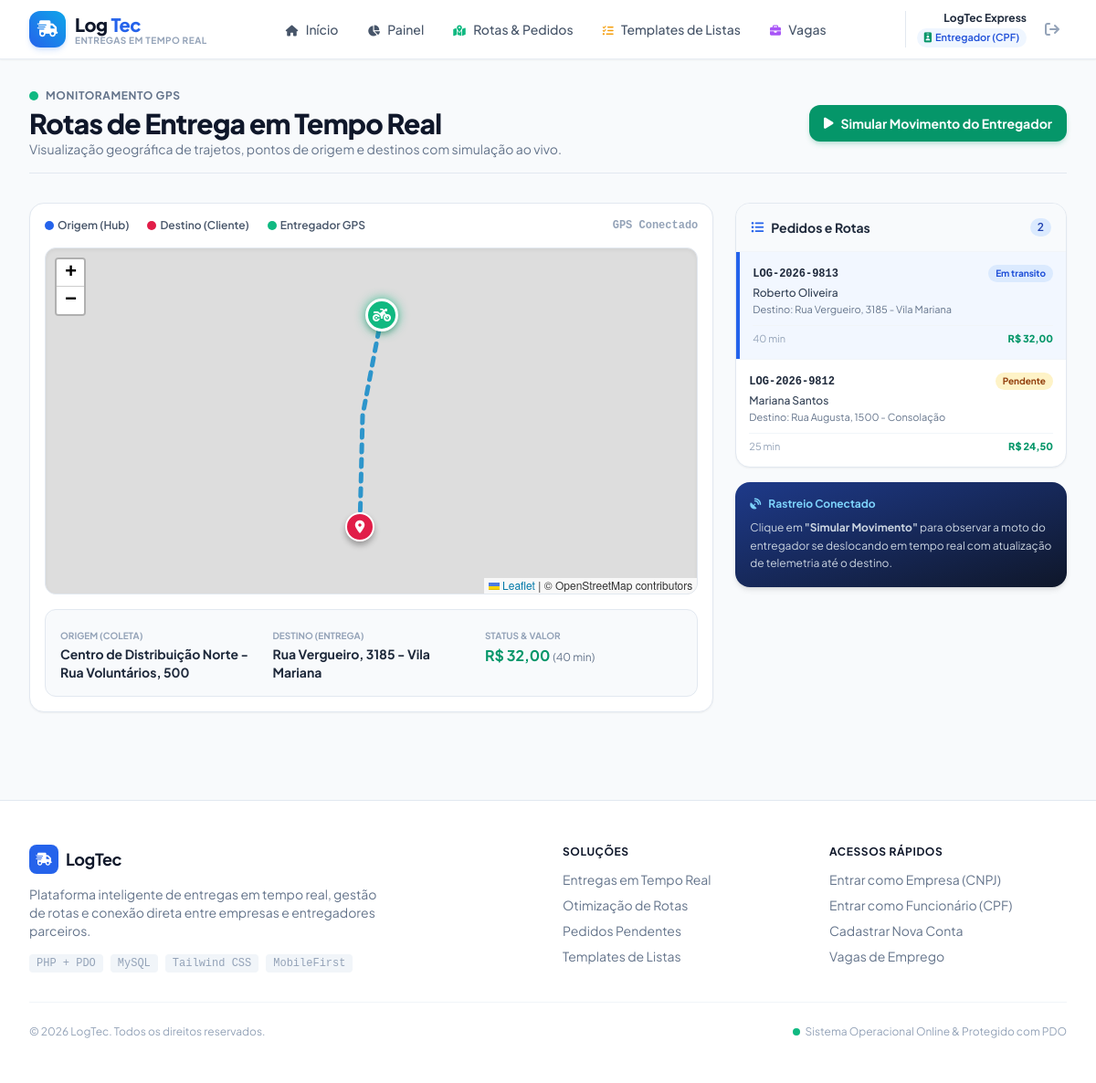
The app's page /rotas.php (signed in) with its own data.
### tables this page shows
CREATE TABLE IF NOT EXISTS `pedidos` (
    `id` INT AUTO_INCREMENT PRIMARY KEY,
    `empresa_id` INT NOT NULL,
    `usuario_id` INT DEFAULT NULL,
    `codigo_rastreio` VARCHAR(20) NOT NULL UNIQUE,
    `cliente_nome` VARCHAR(150) NOT NULL,
    `cliente_telefone` VARCHAR(20) NOT NULL,
    `origem_endereco` VARCHAR(255) NOT NULL,
    `origem_lat` DECIMAL(10, 8) DEFAULT -23.550520,
    `origem_lng` DECIMAL(11, 8) DEFAULT -46.633308,
    `destino_endereco` VARCHAR(255) NOT NULL,
    `destino_lat` DECIMAL(10, 8) DEFAULT -23.561414,
    `destino_lng` DECIMAL(11, 8) DEFAULT -46.655881,
    `descricao_itens` TEXT NOT NULL,
    `valor_frete` DECIMAL(10, 2) NOT NULL DEFAULT 18.50,
    `prazo_estimado` VARCHAR(50) DEFAULT '35 min',
    `status` ENUM('pendente', 'em_transito', 'entregue', 'cancelado') DEFAULT 'pendente',
    `criado_em` TIMESTAMP DEFAULT CURRENT_TIMESTAMP,
    `atualizado_em` TIMESTAMP DEFAULT CURRENT_TIMESTAMP ON UPDATE CURRENT_TIMESTAMP,
    CONSTRAINT `fk_pedidos_empresa` FOREIGN KEY (`empresa_id`) REFERENCES `empresas`(`id`) ON DELETE CASCADE,
    CONSTRAINT `fk_pedidos_usuario` FOREIGN KEY (`usuario_id`) REFERENCES `usuarios`(`id`) ON DELETE SET NULL
);

### bd.php (called while the page is built, shortened)
<?php
function getDB() {
    static $pdo = null;
    if ($pdo === null) {
        $dsn = "mysql:host=" . DB_HOST . ";port=" . DB_PORT . ";dbname=" . DB_NAME . ";charset=utf8mb4";
        $options = [
            PDO::ATTR_ERRMODE            => PDO::ERRMODE_EXCEPTION,
            PDO::ATTR_DEFAULT_FETCH_MODE => PDO::FETCH_ASSOC,
            PDO::ATTR_EMULATE_PREPARES   => false,
            PDO::MYSQL_ATTR_INIT_COMMAND => "SET NAMES utf8mb4"
        ];
        try {
            $pdo = new PDO($dsn, DB_USER, DB_PASS, $options);
        } catch (PDOException $e) {
            $sqlitePath = __DIR__ . '/logtec.sqlite';
            $isNewDb = !file_exists($sqlitePath);
            $pdo = new PDO("sqlite:" . $sqlitePath, null, null, [
                PDO::ATTR_ERRMODE            => PDO::ERRMODE_EXCEPTION,
                PDO::ATTR_DEFAULT_FETCH_MODE => PDO::FETCH_ASSOC,
            ]);
            if ($isNewDb) {
                inicializarBancoSQLite($pdo);
            }
        }
    }
    return $pdo;
}
function dbQuery($sql, $params = []) {
    $pdo = getDB();
    $stmt = $pdo->prepare($sql);
    $stmt->execute($params);
    return $stmt;
}
function dbFetchAll($sql, $params = []) {
    return dbQuery($sql, $params)->fetchAll();
}
function dbFetchOne($sql, $params = []) {
    return dbQuery($sql, $params)->fetch();
}

### rotas.php (the view, shortened to what this page needs)
<?php
require_once __DIR__ . '/includes/header.php';
require_once __DIR__ . '/bd.php';
$pedidoIdFoco = intval($_GET['pedido'] ?? 0);
if ($pedidoIdFoco > 0) {
    $pedidoAtivo = dbFetchOne("SELECT p.*, e.nome_fantasia as empresa_nome, u.nome as entregador_nome
                               FROM pedidos p
                               LEFT JOIN empresas e ON p.empresa_id = e.id
                               LEFT JOIN usuarios u ON p.usuario_id = u.id
                               WHERE p.id = ?", [$pedidoIdFoco]);
} else {
    $pedidoAtivo = dbFetchOne("SELECT p.*, e.nome_fantasia as empresa_nome, u.nome as entregador_nome
                               FROM pedidos p
                               LEFT JOIN empresas e ON p.empresa_id = e.id
                               LEFT JOIN usuarios u ON p.usuario_id = u.id
                               WHERE p.status IN ('em_transito', 'pendente')
                               ORDER BY p.id DESC LIMIT 1");
}
$todosPedidos = dbFetchAll("SELECT p.*, e.nome_fantasia as empresa_nome
                            FROM pedidos p
                            LEFT JOIN empresas e ON p.empresa_id = e.id
                            ORDER BY p.id DESC LIMIT 15");
?>
<div class="max-w-7xl mx-auto px-4 sm:px-6 lg:px-8 py-8 space-y-8">
    <div class="flex flex-col sm:flex-row sm:items-center justify-between gap-4 pb-4 border-b border-slate-200">
        <div>
            <div class="flex items-center gap-2">
                <span class="pulse-indicator"></span>
                <span class="text-xs uppercase tracking-wider font-bold text-slate-500">Monitoramento GPS</span>
            </div>
            <h1 class="text-2xl sm:text-3xl font-extrabold text-slate-900 tracking-tight mt-1">
                Rotas de Entrega em Tempo Real
            </h1>
            <p class="text-sm text-slate-500">Visualização geográfica de trajetos, pontos de origem e destinos com simulação ao vivo.</p>
        </div>
        <div class="flex items-center gap-3">
            <button id="btn-simular-movimento" type="button" class="px-4 py-2.5 rounded-xl bg-emerald-600 hover:bg-emerald-700 text-white font-bold text-xs sm:text-sm shadow-md shadow-emerald-600/20 transition flex items-center gap-2">
                <i class="fa-solid fa-play"></i>
                <span>Simular Movimento do Entregador</span>
            </button>
        </div>
    </div>
    <div class="grid grid-cols-1 lg:grid-cols-12 gap-6 items-start">
        <div class="lg:col-span-8 bg-white rounded-2xl border border-slate-200 shadow-sm p-4 space-y-4">
            <div class="flex items-center justify-between">
                <div class="flex items-center gap-2 text-xs font-semibold text-slate-600">
                    <span class="inline-flex items-center gap-1"><span class="w-2.5 h-2.5 rounded-full bg-blue-600"></span> Origem (Hub)</span>
                    <span class="inline-flex items-center gap-1 ml-3"><span class="w-2.5 h-2.5 rounded-full bg-rose-600"></span> Destino (Cliente)</span>
                    <span class="inline-flex items-center gap-1 ml-3"><span class="w-2.5 h-2.5 rounded-full bg-emerald-500"></span> Entregador GPS</span>
                </div>
                <div id="status-simulacao" class="text-xs font-mono font-bold text-slate-400">
                    GPS Conectado
                </div>
            </div>
            <div id="mapa-rotas" class="rounded-xl overflow-hidden border border-slate-200 shadow-inner"></div>
            <?php if ($pedidoAtivo): ?>
                <div class="p-4 bg-slate-50 rounded-xl border border-slate-200 text-xs sm:text-sm grid grid-cols-1 sm:grid-cols-3 gap-4">
                    <div>
                        <span class="text-slate-400 uppercase font-bold text-[10px]">Origem (Coleta)</span>
                        <p class="font-bold text-slate-800"><?= htmlspecialchars($pedidoAtivo['origem_endereco']) ?></p>
                    </div>
                    <div>
                        <span class="text-slate-400 uppercase font-bold text-[10px]">Destino (Entrega)</span>
                        <p class="font-bold text-slate-800"><?= htmlspecialchars($pedidoAtivo['destino_endereco']) ?></p>
                    </div>
                    <div>
                        <span class="text-slate-400 uppercase font-bold text-[10px]">Status & Valor</span>
                        <p class="font-bold text-emerald-600 text-base">
                            R$ <?= number_format($pedidoAtivo['valor_frete'], 2, ',', '.') ?>
                            <span class="text-xs font-normal text-slate-500">(<?= htmlspecialchars($pedidoAtivo['prazo_estimado']) ?>)</span>
                        </p>
                    </div>
                </div>
            <?php endif; ?>
        </div>
        <div class="lg:col-span-4 space-y-4">
            <div class="bg-white rounded-2xl border border-slate-200 shadow-sm overflow-hidden">
                <div class="p-4 border-b border-slate-100 bg-slate-50 flex items-center justify-between">
                    <h3 class="font-bold text-slate-800 text-sm flex items-center gap-2">
                        <i class="fa-solid fa-list-ul text-blue-600"></i> Pedidos e Rotas
                    </h3>
                    <span class="text-xs font-semibold px-2 py-0.5 rounded-full bg-blue-100 text-blue-800">
                        <?= count($todosPedidos) ?>
                    </span>
                </div>
                <div class="divide-y divide-slate-100 max-h-[500px] overflow-y-auto">
                    <?php if (empty($todosPedidos)): ?>
                        <div class="p-6 text-center text-slate-400 text-xs">
                            Nenhum pedido encontrado.
                        </div>
                    <?php else: ?>
                        <?php foreach ($todosPedidos as $p): ?>
                            <?php $isFoco = ($pedidoAtivo && $pedidoAtivo['id'] === $p['id']); ?>
                            <a href="rotas.php?pedido=<?= $p['id'] ?>" class="block p-3.5 transition <?= $isFoco ? 'bg-blue-50/80 border-l-4 border-blue-600' : 'hover:bg-slate-50' ?>">
                                <div class="flex items-center justify-between mb-1">
                                    <span class="text-xs font-mono font-bold text-slate-800"><?= htmlspecialchars($p['codigo_rastreio']) ?></span>
                                    <span class="text-[10px] font-bold px-2 py-0.5 rounded-full <?= $p['status'] === 'em_transito' ? 'bg-blue-100 text-blue-700' : ($p['status'] === 'entregue' ? 'bg-emerald-100 text-emerald-700' : 'bg-amber-100 text-amber-800') ?>">
                                        <?= ucfirst(str_replace('_', ' ', $p['status'])) ?>
                                    </span>
                                </div>
                                <p class="text-xs font-medium text-slate-700 truncate"><?= htmlspecialchars($p['cliente_nome']) ?></p>
                                <p class="text-[11px] text-slate-500 truncate mt-0.5">Destino: <?= htmlspecialchars($p['destino_endereco']) ?></p>
                                <div class="flex items-center justify-between mt-2 pt-1.5 border-t border-slate-100 text-[11px]">
                                    <span class="text-slate-400"><?= htmlspecialchars($p['prazo_estimado']) ?></span>
                                    <span class="font-extrabold text-emerald-600">R$ <?= number_format($p['valor_frete'], 2, ',', '.') ?></span>
                                </div>
                            </a>
                        <?php endforeach; ?>
                    <?php endif; ?>
                </div>
            </div>
            <div class="p-4 bg-gradient-to-br from-blue-900 to-slate-900 text-white rounded-2xl shadow-md text-xs space-y-2">
                <div class="flex items-center gap-2 font-bold text-sky-300">
                    <i class="fa-solid fa-satellite-dish"></i>
                    <span>Rastreio Conectado</span>
                </div>
                <p class="text-slate-300 leading-relaxed">
                    Clique em <strong>"Simular Movimento"</strong> para observar a moto do entregador se deslocando em tempo real com atualização de telemetria até o destino.
                </p>
            </div>
        </div>
    </div>
</div>
<?php require_once __DIR__ . '/includes/footer.php'; ?>

### assets/css/custom.css (style rules this page uses)
:root { --primary: #0284c7; --primary-dark: #0369a1; --accent: #10b981; }
body { font-family: 'Plus Jakarta Sans', system-ui, -apple-system, BlinkMacSystemFont, 'Segoe UI', Roboto, Oxygen, Ubuntu, Cantarell, sans-serif; -webkit-font-smoothing: antialiased; }
.pulse-indicator { display: inline-block; width: 10px; height: 10px; border-radius: 50%; background-color: #10b981; box-shadow: 0 0 0 0 rgba(16, 185, 129, 0.7); animation: pulseGlow 1.8s infinite; }
#mapa-rotas { min-height: 380px; width: 100%; border-radius: 0.75rem; z-index: 10; }

### records on screen
pedidos: origem_endereco "Centro de Distribuição Norte - Rua Voluntários, 500", destino_endereco "Rua Vergueiro, 3185 - Vila Mariana", valor_frete "32,00", prazo_estimado "40 min", codigo_rastreio "LOG-2026-9813", status "Em transito", cliente_nome "Roberto Oliveira"
pedidos: codigo_rastreio "LOG-2026-9812", status "Pendente", cliente_nome "Mariana Santos", destino_endereco "Rua Augusta, 1500 - Consolação", prazo_estimado "25 min", valor_frete "24,50"

### other values on screen
$dadosUsuario['nome'] "LogTec Express"
count($todosPedidos) "2"
